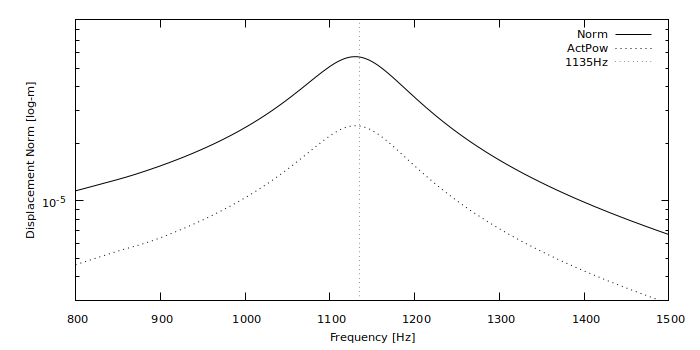

Generate this figure with gnuplot:


set tics font ",8.5"
set key font ",8.5"
set xlabel font ",8.5"
set ylabel font ",8.5"

set xlabel "angels" offset 0,0.6
set ylabel "angels" offset 1.2,0

set xrange [800:1500]
set yrange [3E-6:9E-5]

set logscale y
set xlabel "Frequency [Hz]"
set ylabel "Displacement Norm [log-m]"
set format y "10^{%T}"

set style line 1 lt 2 lc rgb "black" lw 1 dashtype 1
set style line 2 lt 2 lc rgb "black" lw 1 dashtype 2 
set style line 3 lt 2 lc rgb "black" lw 1 dashtype 3
set style line 4 lt 2 lc rgb "black" lw 1 dashtype 4

set arrow from 1135,graph 0 to 1135,graph 1 nohead lt 0

plot 'NL.txt' with lines title "Norm" ls 1, \
	 'PAR.txt' with lines title "ActPow" ls 3, \
	 1/0 t "1135Hz" lt 0

set term pngcairo size 700,350
set termoption dashed
set output "Fig29.png"
replot
set term x11	 
